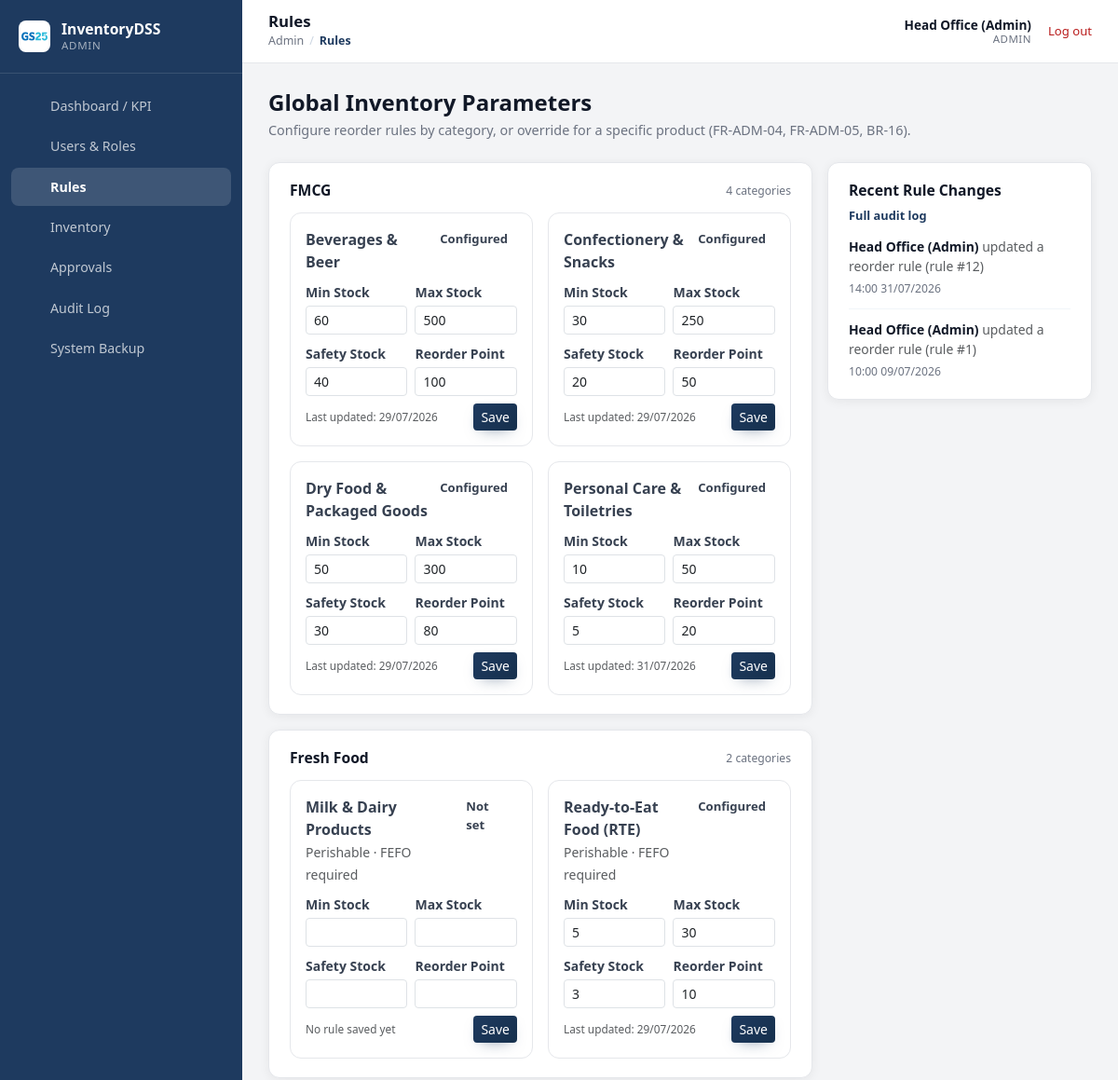
Before: /frontend/admin/reorder_rules.php (signed in, upper part) with the older database file.
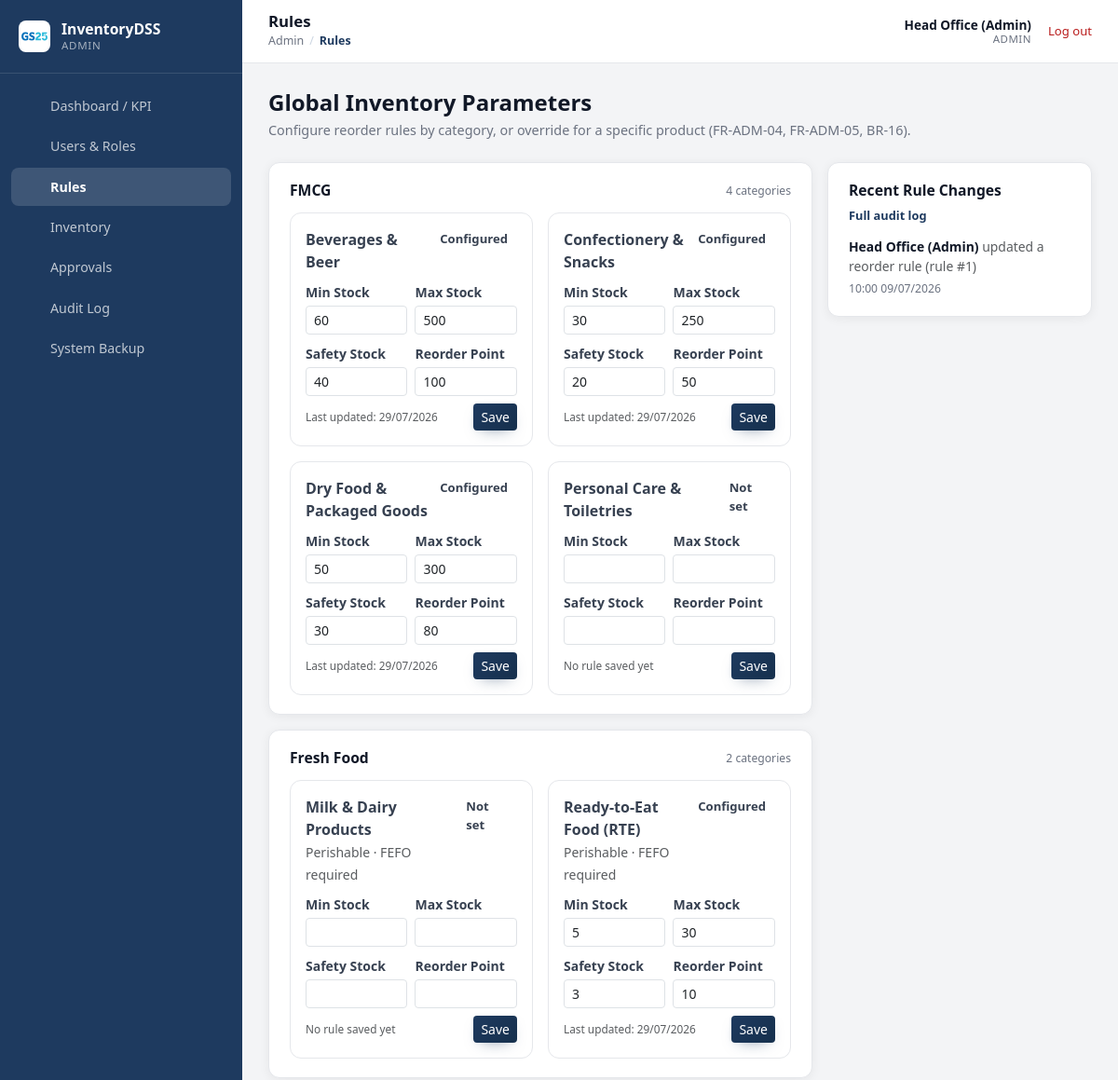
After: the same page with the newer database file.
### tables this page shows
CREATE TABLE `categories` (
  `category_id` int(11) NOT NULL AUTO_INCREMENT,
  `category_name` varchar(50) NOT NULL,
  `category_type` enum('FMCG','Fresh_Food','Imported_Korean') NOT NULL,
  `requires_fefo` tinyint(1) NOT NULL DEFAULT 0,
  PRIMARY KEY (`category_id`),
  UNIQUE KEY `category_name` (`category_name`)
);

CREATE TABLE `reorder_rules` (
  `rule_id` int(11) NOT NULL AUTO_INCREMENT,
  `category_id` int(11) DEFAULT NULL,
  `product_id` int(11) DEFAULT NULL,
  `min_stock` int(11) NOT NULL,
  `max_stock` int(11) NOT NULL,
  `safety_stock` int(11) NOT NULL,
  `reorder_point` int(11) NOT NULL,
  `updated_by` int(11) DEFAULT NULL,
  `updated_at` datetime NOT NULL DEFAULT current_timestamp() ON UPDATE current_timestamp(),
  PRIMARY KEY (`rule_id`),
  KEY `category_id` (`category_id`),
  KEY `product_id` (`product_id`),
  KEY `updated_by` (`updated_by`),
  CONSTRAINT `reorder_rules_ibfk_1` FOREIGN KEY (`category_id`) REFERENCES `categories` (`category_id`),
  CONSTRAINT `reorder_rules_ibfk_2` FOREIGN KEY (`product_id`) REFERENCES `products` (`product_id`),
  CONSTRAINT `reorder_rules_ibfk_3` FOREIGN KEY (`updated_by`) REFERENCES `accounts` (`account_id`),
  CONSTRAINT `chk_rule_target` CHECK (`category_id` is not null or `product_id` is not null)
);

CREATE TABLE `audit_logs` (
  `log_id` int(11) NOT NULL AUTO_INCREMENT,
  `account_id` int(11) NOT NULL,
  `action_type` varchar(100) NOT NULL,
  `target_table` varchar(50) DEFAULT NULL,
  `target_id` int(11) DEFAULT NULL,
  `timestamp` datetime NOT NULL DEFAULT current_timestamp(),
  PRIMARY KEY (`log_id`),
  KEY `account_id` (`account_id`),
  CONSTRAINT `audit_logs_ibfk_1` FOREIGN KEY (`account_id`) REFERENCES `accounts` (`account_id`)
);

CREATE TABLE `accounts` (
  `account_id` int(11) NOT NULL AUTO_INCREMENT,
  `username` varchar(50) NOT NULL,
  `password_hash` varchar(255) NOT NULL,
  `full_name` varchar(100) NOT NULL,
  `email` varchar(100) DEFAULT NULL,
  `phone_number` varchar(20) DEFAULT NULL,
  `role_id` int(11) NOT NULL,
  `status` enum('active','locked') NOT NULL DEFAULT 'active',
  `created_at` datetime NOT NULL DEFAULT current_timestamp(),
  PRIMARY KEY (`account_id`),
  UNIQUE KEY `username` (`username`),
  KEY `role_id` (`role_id`),
  CONSTRAINT `accounts_ibfk_1` FOREIGN KEY (`role_id`) REFERENCES `roles` (`role_id`)
);

### frontend/admin/reorder_rules.php (the view, shortened to what the changed rows need)
<?php
require_once __DIR__ . '/../../backend/config/database.php';
require_once __DIR__ . '/../../backend/services/AdminService.php';
$adminService = new AdminService();
$categories = $adminService->listCategories();
$allRules = $adminService->listReorderRules();
$rulesByCategoryId = [];
foreach ($allRules as $rule) {
    if ($rule['category_id'] !== null) {
        $rulesByCategoryId[(int) $rule['category_id']] = $rule;
    }
}
$categoriesByType = [];
foreach ($categories as $cat) {
    $categoriesByType[$cat['category_type']][] = $cat;
}
$typeLabels = [
    'FMCG'            => 'FMCG',
    'Fresh_Food'       => 'Fresh Food',
    'Imported_Korean'  => 'Imports (Korean)',
];
$typeOrder = ['FMCG', 'Fresh_Food', 'Imported_Korean'];
$ruleHistory = $adminService->getAuditLogs(['action_type' => 'UPDATE_REORDER_RULE']);
$ruleHistory = array_slice($ruleHistory, 0, 8);
function ruleStatusPillClass(bool $configured): string
{
    return $configured ? 'stock-pill-success' : 'stock-pill-muted';
}
function formatRuleHistoryTime(?string $raw): string
{
    $ts = strtotime($raw);
    return $ts === false ? $raw : date('H:i d/m/Y', $ts);
}
$pageTitle   = 'Rules';
$breadcrumbs = ['Admin', 'Rules'];
$activeMenu  = 'rules';
?>
<!DOCTYPE html>
<html lang="en">
<head>
    <link href="https://cdn.jsdelivr.net/npm/bootstrap@5.3.3/dist/css/bootstrap.min.css" rel="stylesheet">
    <link href="<?= BASE_URL ?>/assets/css/theme_variables.css" rel="stylesheet">
    <link href="<?= BASE_URL ?>/assets/css/custom.css" rel="stylesheet">
</head>
<body>
    <div class="app-shell">
        <?php require __DIR__ . '/../components/sidebar.php'; ?>
        <div class="app-content">
            <?php require __DIR__ . '/../components/header.php'; ?>
            <main class="app-main">
                <div class="d-flex flex-wrap justify-content-between align-items-start gap-3 mb-4">
                    <div>
                        <h2 class="page-heading mb-1">Global Inventory Parameters</h2>
                    </div>
                </div>
                <div class="row g-3">
                    <div class="col-12 col-xl-8">
                        <?php foreach ($typeOrder as $type): ?>
                            <div class="panel-card mb-3">
                                <div class="panel-card-header">
                                    <h3 class="panel-card-title"><?= htmlspecialchars($typeLabels[$type] ?? $type, ENT_QUOTES, 'UTF-8') ?></h3>
                                    <span class="panel-card-note"><?= count($categoriesByType[$type]) ?> categor<?= count($categoriesByType[$type]) === 1 ? 'y' : 'ies' ?></span>
                                </div>
                                <div class="row g-3">
                                    <?php foreach ($categoriesByType[$type] as $cat): ?>
                                        <?php
                                            $catId = (int) $cat['category_id'];
                                            $rule = $rulesByCategoryId[$catId] ?? null;
                                            $configured = $rule !== null;
                                        ?>
                                        <div class="col-12 col-md-6">
                                            <form method="POST" class="rule-card">
                                                <div class="d-flex justify-content-between align-items-start mb-2">
                                                    <div>
                                                        <div class="fw-semibold"><?= htmlspecialchars($cat['category_name'], ENT_QUOTES, 'UTF-8') ?></div>
                                                        <?php if ((int) $cat['requires_fefo'] === 1): ?>
                                                            <span class="text-muted small">Perishable &middot; FEFO required</span>
                                                        <?php endif; ?>
                                                    </div>
                                                    <span class="stock-pill <?= ruleStatusPillClass($configured) ?>"><?= $configured ? 'Configured' : 'Not set' ?></span>
                                                </div>
                                                <div class="row g-2">
                                                    <div class="col-6">
                                                        <label class="form-label small fw-semibold mb-1">Min Stock</label>
                                                        <input type="number" name="min_stock" class="form-control form-control-sm" min="0" required
                                                               value="<?= $rule ? (int) $rule['min_stock'] : '' ?>">
                                                    </div>
                                                    <div class="col-6">
                                                        <label class="form-label small fw-semibold mb-1">Max Stock</label>
                                                        <input type="number" name="max_stock" class="form-control form-control-sm" min="0" required
                                                               value="<?= $rule ? (int) $rule['max_stock'] : '' ?>">
                                                    </div>
                                                    <div class="col-6">
                                                        <label class="form-label small fw-semibold mb-1">Safety Stock</label>
                                                        <input type="number" name="safety_stock" class="form-control form-control-sm" min="0" required
                                                               value="<?= $rule ? (int) $rule['safety_stock'] : '' ?>">
                                                    </div>
                                                    <div class="col-6">
                                                        <label class="form-label small fw-semibold mb-1">Reorder Point</label>
                                                        <input type="number" name="reorder_point" class="form-control form-control-sm" min="0" required
                                                               value="<?= $rule ? (int) $rule['reorder_point'] : '' ?>">
                                                    </div>
                                                </div>
                                                <div class="d-flex justify-content-between align-items-center mt-2">
                                                    <span class="text-muted" style="font-size: .74rem;">
                                                        <?= $rule ? 'Last updated: ' . htmlspecialchars(date('d/m/Y', strtotime($rule['updated_at'])), ENT_QUOTES, 'UTF-8') : 'No rule saved yet' ?>
                                                    </span>
                                                    <button type="submit" class="btn btn-brand btn-sm">Save</button>
                                                </div>
                                            </form>
                                        </div>
                                    <?php endforeach; ?>
                                </div>
                            </div>
                        <?php endforeach; ?>
                    </div>
                    <div class="col-12 col-xl-4">
                        <div class="panel-card">
                            <?php if (empty($ruleHistory)): ?>
                                <div class="empty-state">No reorder rule has been changed yet.</div>
                            <?php else: ?>
                                <ul class="list-unstyled activity-list mb-0">
                                    <?php foreach ($ruleHistory as $log): ?>
                                        <li class="activity-item">
                                            <div class="activity-item-main">
                                                <span class="fw-semibold"><?= htmlspecialchars($log['account_name'], ENT_QUOTES, 'UTF-8') ?></span>
                                                <span class="text-muted">updated a reorder rule</span>
                                                <?php if ($log['target_id'] !== null): ?>
                                                    <span class="text-muted">(rule #<?= (int) $log['target_id'] ?>)</span>
                                                <?php endif; ?>
                                            </div>
                                            <div class="activity-item-meta">
                                                <span class="activity-item-time"><?= formatRuleHistoryTime($log['timestamp']) ?></span>
                                            </div>
                                        </li>
                                    <?php endforeach; ?>
                                </ul>
                            <?php endif; ?>
                        </div>
                    </div>
                </div>
            </main>
        </div>
    </div>
    <?php require __DIR__ . '/../components/footer.php'; ?>

### frontend/components/sidebar.php (shortened to what the changed rows need)
<?php
$roleId = Auth::roleId();
$activeMenu = $activeMenu ?? '';
$menuItems = [];
if ($roleId === ROLE_ADMIN) {
    $menuItems = [
        'dashboard'   => ['label' => 'Dashboard / KPI', 'href' => '/admin/dashboard.php', 'icon' => 'grid'],
        'users_roles' => [
            'label' => 'Users & Roles',
            'href'  => '/admin/account & permission/accounts.php',
            'icon'  => 'users',
            'activeAlso' => ['accounts', 'permissions'],
        ],
        'rules'       => ['label' => 'Rules', 'href' => '/admin/reorder_rules.php', 'icon' => 'sliders'],
        'inventory'   => [
            'label' => 'Inventory',
            'href'  => '/admin/inventory/inventory_overview.php',
            'icon'  => 'box',
            'activeAlso' => ['inventory_overview', 'inventory_count_history'],
        ],
        'approvals'   => ['label' => 'Approvals', 'href' => '/admin/po_approval.php', 'icon' => 'check-square'],
        'audit_log'   => ['label' => 'Audit Log', 'href' => '/admin/audit_log.php', 'icon' => 'clock'],
        'system_backup' => ['label' => 'System Backup', 'href' => '/admin/backup/backup_restore.php', 'icon' => 'archive'],
    ];
}
function sidebarIsActive(string $key, array $item, string $activeMenu): bool
{
    if ($activeMenu === $key) {
        return true;
    }
    return isset($item['activeAlso']) && in_array($activeMenu, $item['activeAlso'], true);
}
function sidebarHref(string $relativeHref): string
{
    $segments = explode('/', $relativeHref);
    $encodedSegments = array_map('rawurlencode', $segments);
    return BASE_URL . implode('/', $encodedSegments);
}
?>
<aside class="app-sidebar">
    <nav class="sidebar-nav">
        <?php foreach ($menuItems as $key => $item): ?>
            <a href="<?= sidebarHref($item['href']) ?>"
               class="sidebar-link<?= sidebarIsActive($key, $item, $activeMenu) ? ' active' : '' ?>"
               data-menu="<?= htmlspecialchars($key, ENT_QUOTES, 'UTF-8') ?>">
                <span class="sidebar-link-label"><?= htmlspecialchars($item['label'], ENT_QUOTES, 'UTF-8') ?></span>
            </a>
        <?php endforeach; ?>
    </nav>
</aside>

### frontend/components/header.php (shortened to what the changed rows need)
<?php
$pageTitle   = $pageTitle ?? 'InventoryDSS';
$breadcrumbs = $breadcrumbs ?? [];
?>
<header class="app-header">
    <div class="app-header-left">
        <h1 class="app-header-title"><?= htmlspecialchars($pageTitle, ENT_QUOTES, 'UTF-8') ?></h1>
        <?php if (!empty($breadcrumbs)): ?>
            <nav class="app-header-breadcrumbs">
                <?php foreach ($breadcrumbs as $i => $crumb): ?>
                    <?php if ($i > 0): ?><span class="crumb-sep">/</span><?php endif; ?>
                    <span class="crumb<?= $i === array_key_last($breadcrumbs) ? ' crumb-current' : '' ?>">
                        <?= htmlspecialchars($crumb, ENT_QUOTES, 'UTF-8') ?>
                    </span>
                <?php endforeach; ?>
            </nav>
        <?php endif; ?>
    </div>
</header>

Changed rows visible on the page:
removed audit_logs: account.full_name "Head Office (Admin)", target "12", timestamp "14:00 31/07/2026"
shown differently, row unchanged: categories "Personal Care & Toiletries": min_stock "10" → (not shown); max_stock "50" → (not shown); safety_stock "5" → (not shown); reorder_point "20" → (not shown)
Other visible differences:
list line gone: "Configured Last updated: 31/07/2026"
new list line: "Not set No rule saved yet"
